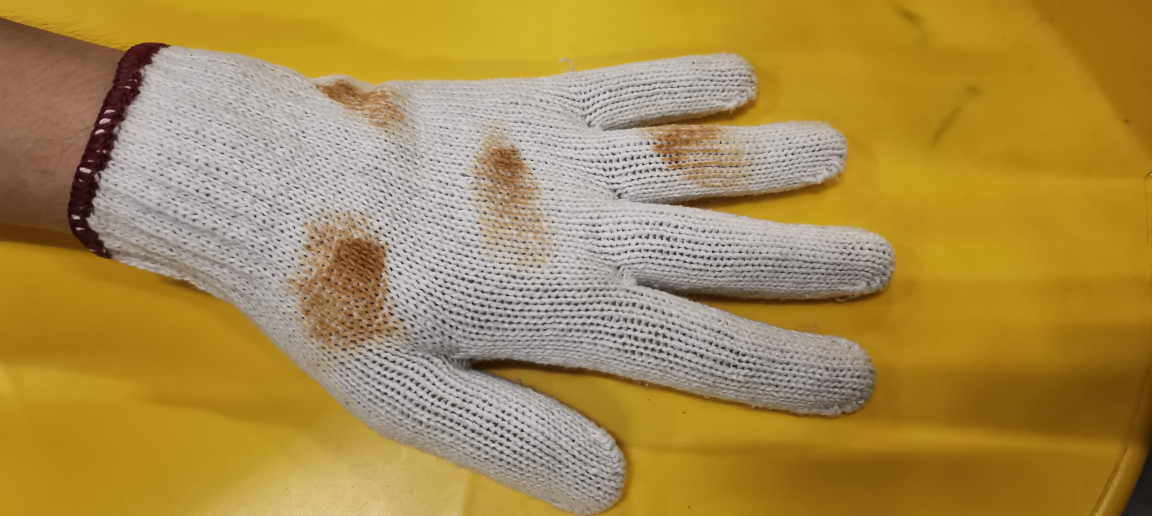
#> input picture dataset/raw/IMG_20260818_222003.jpg, 4608 x 2064 px (shown at 1/4 size)
$ python -i preprocessing.py   (imports and definitions only)
#> lines starting #> are read from the running program, lines starting #| are printed output that depends on the picture
#> further down, picture is the input picture: shape (2064, 4608, 3); mean B, G, R 77, 139.5, 168.2
# -*- coding: utf-8 -*-
"""
Preprocessing: resize the image, remove noise, fix uneven lighting.
"""
import cv2

MAX_HEIGHT = 2400  # cap the height after resizing, so a pathological aspect
                    # ratio can't blow up memory (e.g. a 1x600 image resized
                    # to width=800 would become 800x480000)


def resize_image(img, target_width=800):
    """Resize to a fixed width, keeping the aspect ratio."""
#> called with target_width = 800
    h, w = img.shape[:2]
#> h = 2064; w = 4608
    scale = target_width / w
#> scale = 0.174
    if h * scale > MAX_HEIGHT:          # extreme aspect ratio: scale by height instead
        scale = MAX_HEIGHT / h
    new_w = max(int(round(w * scale)), 1)
#> new_w = 800
    new_h = max(int(round(h * scale)), 1)
#> new_h = 358
    return cv2.resize(img, (new_w, new_h))
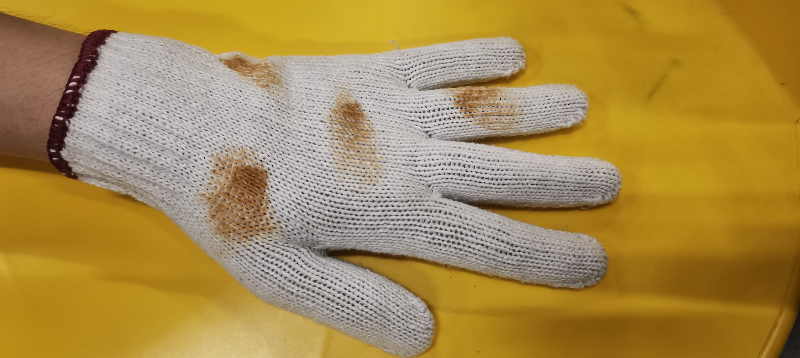
#> returned value: shape (358, 800, 3); mean of channels 0, 1, 2 76.9, 139.4, 168.1; drawn as B, G, R


def denoise(img):
    """Median blur: removes noise but keeps edges sharper than a Gaussian
    blur would (tearing edges need to survive)."""
    h, w = img.shape[:2]
#> h = 358; w = 800
    ksize = min(5, h, w)
#> ksize = 5
    if ksize % 2 == 0:
        ksize -= 1
    return cv2.medianBlur(img, ksize) if ksize >= 3 else img
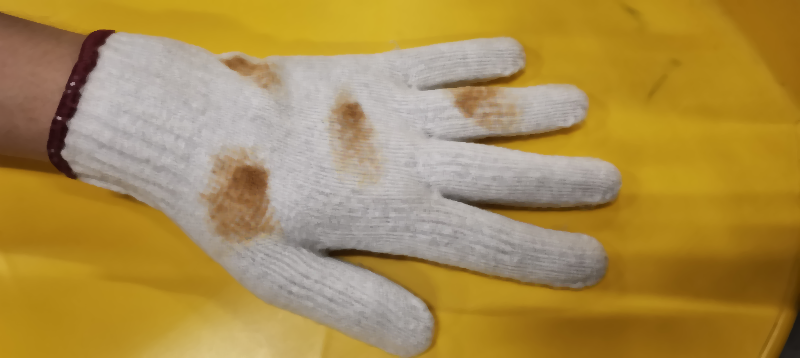
#> returned value: shape (358, 800, 3); mean of channels 0, 1, 2 78.6, 141.2, 170; drawn as B, G, R


def fix_lighting(img, clip_limit=2.0, grid=8):
    """CLAHE: equalise only the L (lightness) channel in Lab space, leaving
    colour untouched, to cancel out "bright on one side, dark on the
    other" lighting without changing the glove's actual colour.

    We also tried grey-world white balance as a comparison, but it
    actually dropped the test pass rate from 13 to 11 (it desaturates a
    strongly-coloured background towards grey, weakening the glove/
    background colour contrast), so it wasn't used in the end.
    """
#> called with clip_limit = 2, grid = 8
    lab = cv2.cvtColor(img, cv2.COLOR_BGR2LAB)
#> lab: shape (358, 800, 3); mean of channels 0, 1, 2 153.8, 133.3, 162.8
    clahe = cv2.createCLAHE(clipLimit=clip_limit, tileGridSize=(grid, grid))
    lab[:, :, 0] = clahe.apply(lab[:, :, 0])
#> lab: shape (358, 800, 3); mean of channels 0, 1, 2 152, 133.3, 162.8
    return cv2.cvtColor(lab, cv2.COLOR_LAB2BGR)
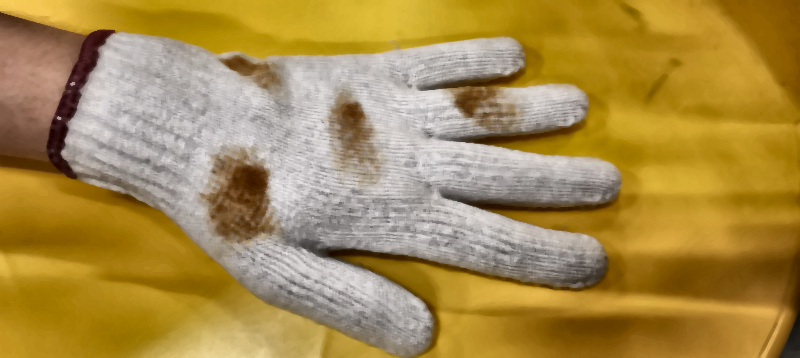
#> returned value: shape (358, 800, 3); mean B, G, R 76.7, 139.9, 168.3


def preprocess(img, target_width=800, fix_light=True):
    """Full preprocessing pipeline, returns (img_norm, img_plain):
    - img_plain: resize + denoise only
    - img_norm : img_plain plus lighting fix
    Colour-based detectors (stains) use img_norm; texture-based detectors
    (wrinkles, later on) should use img_plain, since CLAHE can amplify
    fabric texture into a false "wrinkle".

    Set fix_light=False to switch off the lighting fix with one flag, for
    A/B comparisons.
    """
    img_plain = denoise(resize_image(img, target_width))
    img_norm = fix_lighting(img_plain) if fix_light else img_plain.copy()
    return img_norm, img_plain

>>> import cv2
>>> picture = cv2.imread('../dataset/raw/IMG_20260818_222003.jpg')
>>> result = preprocess(picture)

$ run again, on dataset/raw/IMG_20260818_222024.jpg
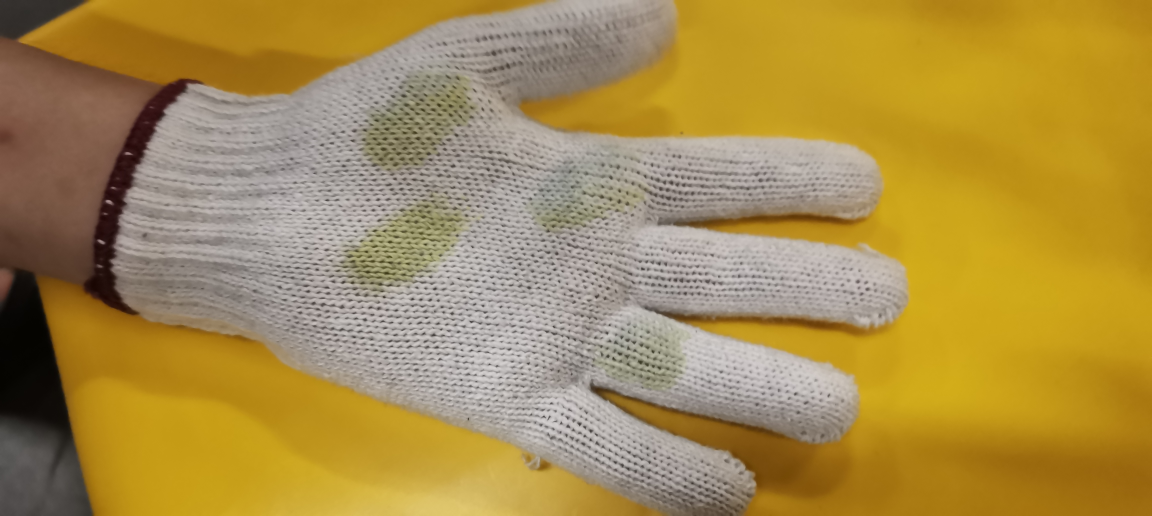
#> input picture dataset/raw/IMG_20260818_222024.jpg, 4608 x 2064 px (shown at 1/4 size)
#> picture is the input picture: shape (2064, 4608, 3); mean B, G, R 77.2, 141.2, 167.9
#> in resize_image, `return cv2.resize(img, (new_w, new_h))`:
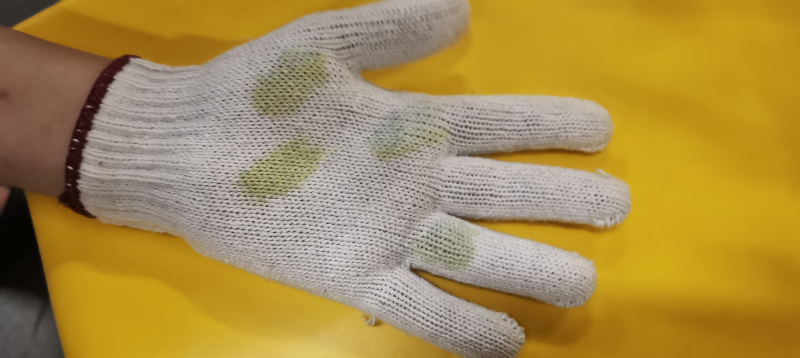
#> returned value: shape (358, 800, 3); mean of channels 0, 1, 2 77.1, 141.1, 167.8; drawn as B, G, R
#> in denoise, `h, w = img.shape[:2]`: h = 358; w = 800
#> ksize = 5
#> in fix_lighting, `return cv2.cvtColor(lab, cv2.COLOR_LAB2BGR)`:
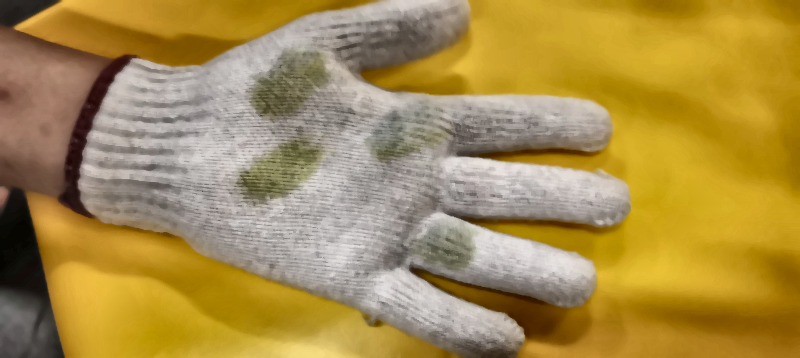
#> returned value: shape (358, 800, 3); mean B, G, R 77.4, 141.4, 168

$ run again, on dataset/raw/IMG_20260818_222027.jpg
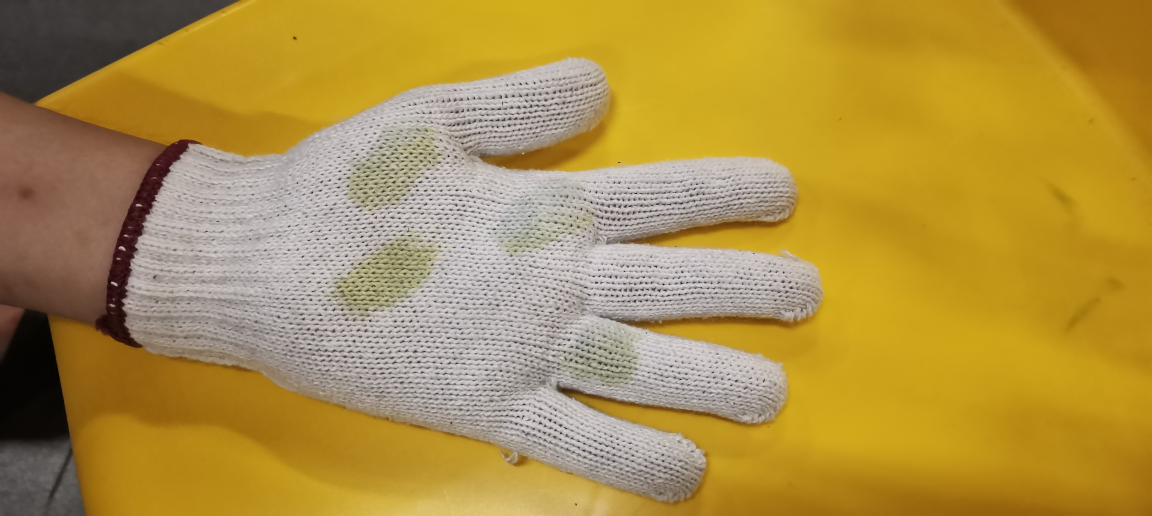
#> input picture dataset/raw/IMG_20260818_222027.jpg, 4608 x 2064 px (shown at 1/4 size)
#> picture is the input picture: shape (2064, 4608, 3); mean B, G, R 71, 144.7, 174.3
#> in resize_image, `return cv2.resize(img, (new_w, new_h))`:
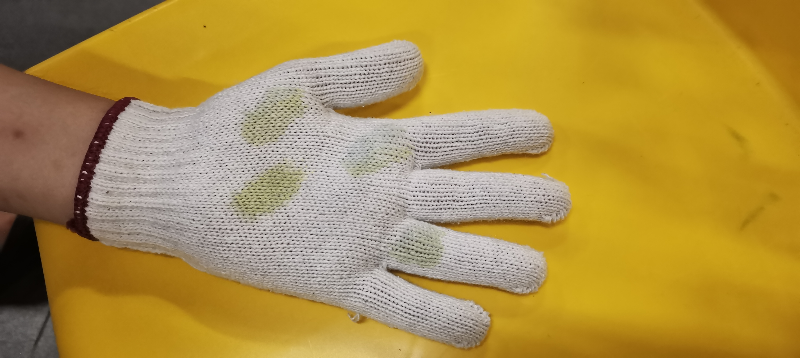
#> returned value: shape (358, 800, 3); mean of channels 0, 1, 2 70.9, 144.6, 174.2; drawn as B, G, R
#> in denoise, `h, w = img.shape[:2]`: h = 358; w = 800
#> ksize = 5
#> in fix_lighting, `return cv2.cvtColor(lab, cv2.COLOR_LAB2BGR)`:
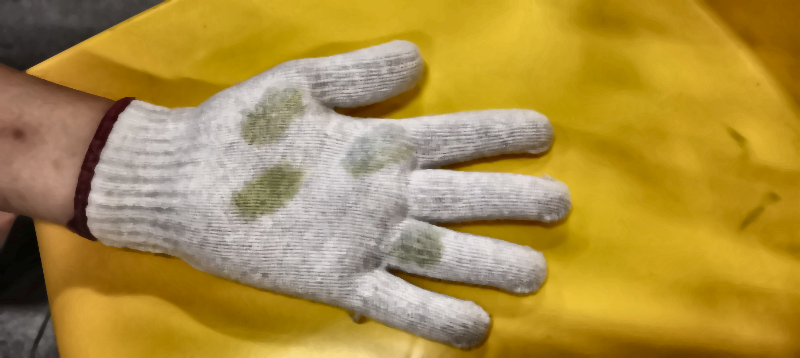
#> returned value: shape (358, 800, 3); mean B, G, R 68.8, 143.1, 172.2

$ run again, on dataset/raw/IMG_20260818_222040.jpg
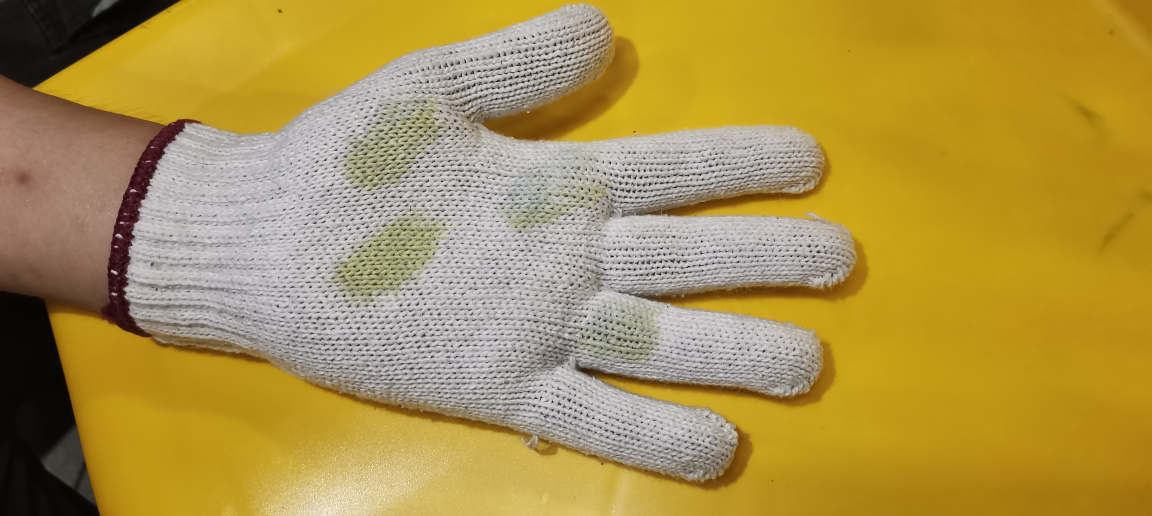
#> input picture dataset/raw/IMG_20260818_222040.jpg, 4608 x 2064 px (shown at 1/4 size)
#> picture is the input picture: shape (2064, 4608, 3); mean B, G, R 76.3, 146.8, 172.4
#> in resize_image, `return cv2.resize(img, (new_w, new_h))`:
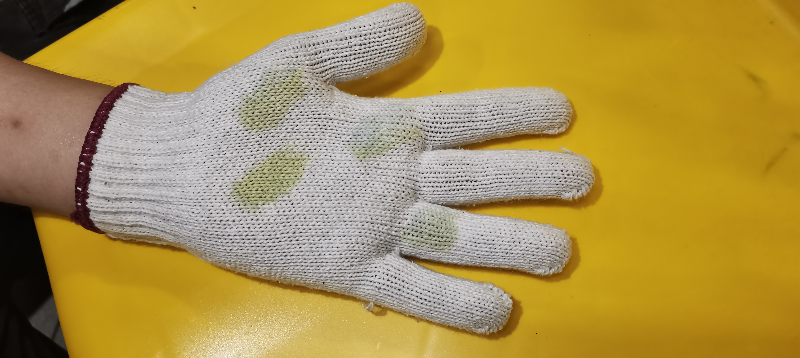
#> returned value: shape (358, 800, 3); mean of channels 0, 1, 2 76.2, 146.7, 172.3; drawn as B, G, R
#> in denoise, `h, w = img.shape[:2]`: h = 358; w = 800
#> ksize = 5
#> in fix_lighting, `return cv2.cvtColor(lab, cv2.COLOR_LAB2BGR)`:
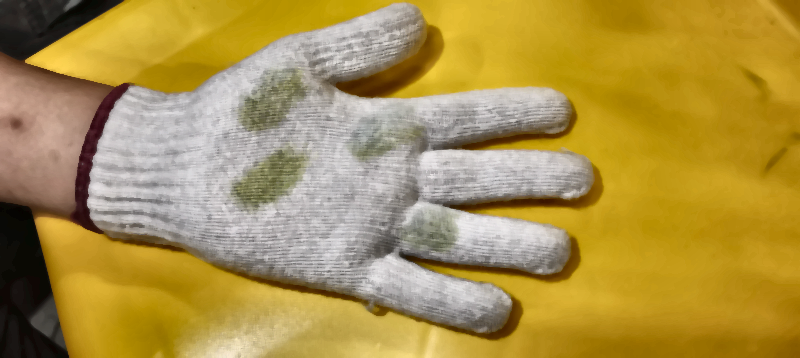
#> returned value: shape (358, 800, 3); mean B, G, R 75.7, 146.7, 172
